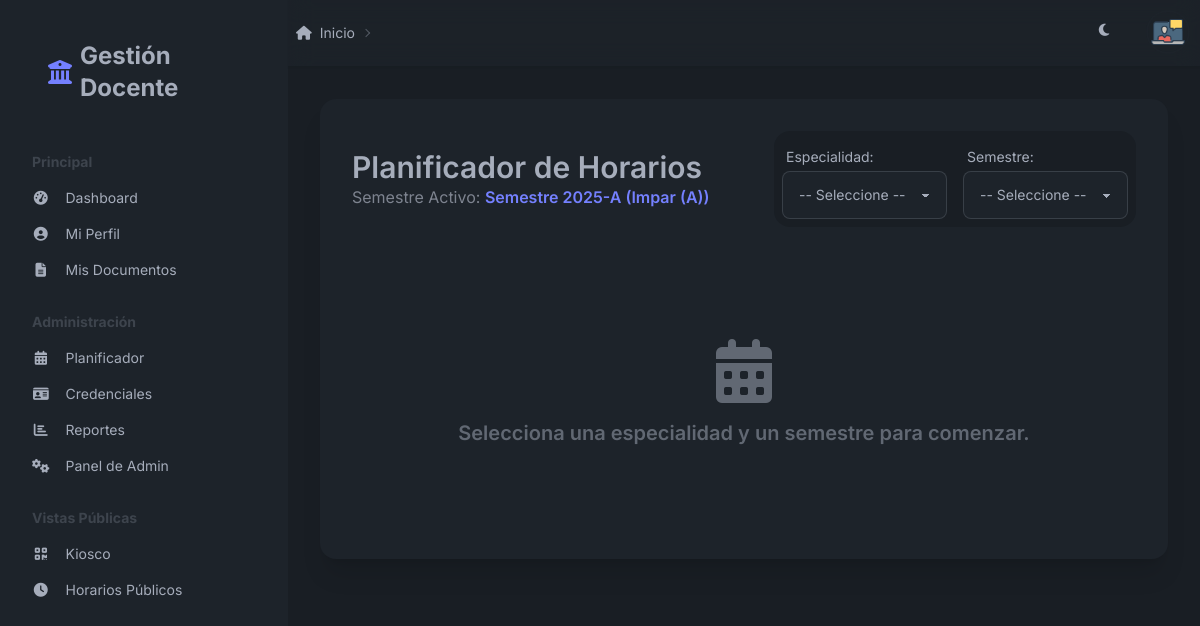
Screenshot of /planificador/ (signed in) with the database file from the repository.
### core/models.py (models this page shows, shortened)
class Docente(AbstractUser):
    DISPONIBILIDAD_CHOICES = [('COMPLETO', 'Tiempo Completo (Mañana y Tarde)'), ('MANANA', 'Solo Mañana'), ('TARDE', 'Solo Tarde')]
    dni = models.CharField(max_length=8, unique=True, db_index=True)
    especialidades = models.ManyToManyField(Especialidad, related_name="docentes")
    disponibilidad = models.CharField(max_length=20, choices=DISPONIBILIDAD_CHOICES, default='COMPLETO')
    id_qr = models.UUIDField(default=uuid.uuid4, editable=False, unique=True)
    foto = models.ImageField(upload_to='fotos_docentes/', null=True, blank=True, default='fotos_docentes/placeholder.png')

class Semestre(models.Model):
    ESTADOS = [('PLANIFICACION', 'En Planificación'), ('ACTIVO', 'Activo'), ('CERRADO', 'Cerrado')]
    TIPO_SEMESTRE = [('IMPAR', 'Impar (A)'), ('PAR', 'Par (B)')]
    nombre = models.CharField(max_length=100, help_text="Ej: Semestre 2025-A")
    tipo = models.CharField(max_length=10, choices=TIPO_SEMESTRE, default='IMPAR')
    fecha_inicio = models.DateField()
    fecha_fin = models.DateField()
    estado = models.CharField(max_length=20, choices=ESTADOS, default='PLANIFICACION')

### core/views.py (the view)
# urls.py: path('planificador/', views.planificador_horarios, name='planificador_horarios'),
@staff_member_required
def planificador_horarios(request):
    semestre_activo = Semestre.objects.filter(estado='ACTIVO').first()
    if not semestre_activo:
        messages.error(request, "No hay un semestre activo. Por favor, active un semestre en el panel de administración.")
        return render(request, 'planificador_vacio.html')
    semestres_validos = []
    if semestre_activo.tipo == 'IMPAR':
        semestres_validos = [1, 3, 5, 7, 9]
    elif semestre_activo.tipo == 'PAR':
        semestres_validos = [2, 4, 6, 8, 10]
    context = {
        'semestre_activo': semestre_activo,
        'especialidades': Especialidad.objects.all(),
        'franjas_horarias': FranjaHoraria.objects.all().order_by('hora_inicio'),
        'dias_semana': ['Lunes', 'Martes', 'Miércoles', 'Jueves', 'Viernes'],
        'semestres_validos': semestres_validos,
        'especialidad_seleccionada_id': request.GET.get('especialidad'),
        'semestre_seleccionado': request.GET.get('semestre_cursado'),
    }
    return render(request, 'planificador_horarios.html', context)

### core/templatetags/template_extras.py (called while the page is built)
@register.filter(name='roman')
def roman(number):
    if not isinstance(number, int):
        return number
    val = [
        1000, 900, 500, 400,
        100, 90, 50, 40,
        10, 9, 5, 4,
        1
        ]
    syb = [
        "M", "CM", "D", "CD",
        "C", "XC", "L", "XL",
        "X", "IX", "V", "IV",
        "I"
        ]
    roman_num = ''
    i = 0
    while  number > 0:
        for _ in range(number // val[i]):
            roman_num += syb[i]
            number -= val[i]
        i += 1
    return roman_num

### templates/planificador_horarios.html (shortened to what this page needs)
{% extends 'base.html' %}
{% load template_extras %}
{% block content %}
<div class="card bg-base-100 shadow-xl">
    <div class="card-body">
        <div class="flex flex-wrap justify-between items-center mb-6 gap-4">
            <div>
                <h1 class="card-title text-3xl">Planificador de Horarios</h1>
                <p class="text-base-content/70">Semestre Activo: <span class="font-semibold text-primary">{{ semestre_activo.nombre }} ({{ semestre_activo.get_tipo_display }})</span></p>
            </div>
            <div class="flex items-center gap-4 p-2 bg-base-200 rounded-box">
                <div class="form-control">
                    <label class="label pb-1"><span class="label-text">Especialidad:</span></label>
                    <select id="especialidad" class="select select-bordered">
                        <option value="" disabled selected>-- Seleccione --</option>
                    </select>
                </div>
                 <div class="form-control">
                    <label class="label pb-1"><span class="label-text">Semestre:</span></label>
                    <select id="semestre_cursado" class="select select-bordered">
                        <option value="" disabled selected>-- Seleccione --</option>
                    </select>
                </div>
            </div>
        </div>
        <div id="planner-placeholder" class="text-center py-20 text-base-content/50">
            <i class="fas fa-calendar-alt fa-4x mb-4"></i>
            <p class="text-xl font-semibold">Selecciona una especialidad y un semestre para comenzar.</p>
        </div>
    </div>
</div>
{% endblock %}

### templates/base.html (shortened to what this page needs)
{% load static %} <!DOCTYPE html>
<html lang="es" data-theme="dark"> <head>
    <link href="https://cdn.jsdelivr.net/npm/daisyui@4.7.2/dist/full.min.css" rel="stylesheet" type="text/css" />
    <script src="https://cdn.tailwindcss.com"></script>
    <link rel="stylesheet" href="https://cdnjs.cloudflare.com/ajax/libs/font-awesome/6.5.1/css/all.min.css">
</head>
<body class="bg-base-200">
    <div class="drawer lg:drawer-open">
        <div class="drawer-content flex flex-col bg-base-200">
            <div class="navbar bg-base-100/80 backdrop-blur-md sticky top-0 z-30 shadow-sm hidden lg:flex border-b border-base-300/50">
                <div class="flex-1">
                    <div class="text-sm breadcrumbs">
                        <ul>
                          <li><a><i class="fas fa-home mr-2"></i> Inicio</a></li>
                          <li><a>{% block breadcrumb %}{% endblock %}</a></li>
                        </ul>
                    </div>
                </div>
                <div class="flex-none gap-4">
                    <label class="swap swap-rotate btn btn-ghost btn-circle">
                        <i class="fas fa-moon swap-off fill-current w-5 h-5 transition-transform duration-300 ease-in-out"></i>
                    </label>
                    <div class="dropdown dropdown-end">
                        <label tabindex="0" class="btn btn-ghost btn-circle avatar">
                            <div class="w-10 rounded-full ring-2 ring-offset-2 ring-offset-base-100 ring-transparent hover:ring-primary transition-shadow duration-300">
                                <img src="{% if user.foto %}{{ user.foto.url }}{% else %}{% static 'placeholder.png' %}{% endif %}" />
                            </div>
                        </label>
                    </div>
                </div>
            </div>
            <main class="flex-1 p-6 lg:p-8 animate-fade-in">
                {% block content %}
                {% endblock %}
            </main>
        </div>
        <div class="drawer-side">
            <ul class="menu p-4 w-72 min-h-full bg-base-100 text-base-content">
                <li class="text-2xl font-bold p-4 mb-4">
                    <a href="{% url 'dashboard' %}" class="hover:text-primary transition-colors duration-300">
                        <i class="fas fa-university text-primary"></i>
                        Gestión Docente
                    </a>
                </li>
                <li class="menu-title"><span class="opacity-60">Principal</span></li>
                <li><a href="{% url 'dashboard' %}" class="group transition-all duration-300"><i class="fas fa-tachometer-alt fa-fw mr-2 group-hover:text-primary transition-colors duration-300"></i> Dashboard</a></li>
                <li><a href="{% url 'perfil' %}" class="group transition-all duration-300"><i class="fas fa-user-circle fa-fw mr-2 group-hover:text-primary transition-colors duration-300"></i> Mi Perfil</a></li>
                <li><a href="{% url 'lista_documentos' %}" class="group transition-all duration-300"><i class="fas fa-file-alt fa-fw mr-2 group-hover:text-primary transition-colors duration-300"></i> Mis Documentos</a></li>
                {% if user.is_staff %}
                <li class="menu-title"><span class="opacity-60 pt-4">Administración</span></li>
                <li><a href="{% url 'planificador_horarios' %}" class="group transition-all duration-300"><i class="fas fa-calendar-alt fa-fw mr-2 group-hover:text-primary transition-colors duration-300"></i> Planificador</a></li>
                <li><a href="{% url 'lista_credenciales' %}" class="group transition-all duration-300"><i class="fas fa-id-card fa-fw mr-2 group-hover:text-primary transition-colors duration-300"></i> Credenciales</a></li>
                <li><a href="{% url 'reporte_asistencia' %}" class="group transition-all duration-300"><i class="fas fa-chart-bar fa-fw mr-2 group-hover:text-primary transition-colors duration-300"></i> Reportes</a></li>
                <li><a href="/admin" target="_blank" class="group transition-all duration-300"><i class="fas fa-cogs fa-fw mr-2 group-hover:text-primary transition-colors duration-300"></i> Panel de Admin</a></li>
                {% endif %}
                <li class="menu-title"><span class="opacity-60 pt-4">Vistas Públicas</span></li>
                <li><a href="{% url 'kiosco_page' %}" target="_blank" class="group transition-all duration-300"><i class="fas fa-qrcode fa-fw mr-2 group-hover:text-primary transition-colors duration-300"></i> Kiosco</a></li>
                <li><a href="{% url 'vista_publica_horarios' %}" class="group transition-all duration-300"><i class="fas fa-clock fa-fw mr-2 group-hover:text-primary transition-colors duration-300"></i> Horarios Públicos</a></li>
            </ul>
        </div>
    </div>
</body>
</html>

### templates/base.html (style rules this page uses)
body { font-family: 'Inter', sans-serif; }
.animate-fade-in { animation: fadeIn 0.5s ease-out forwards; }

### rows the page displays
Docente: foto (placeholder picture)
Semestre: nombre "Semestre 2025-A", tipo "Impar (A)"
